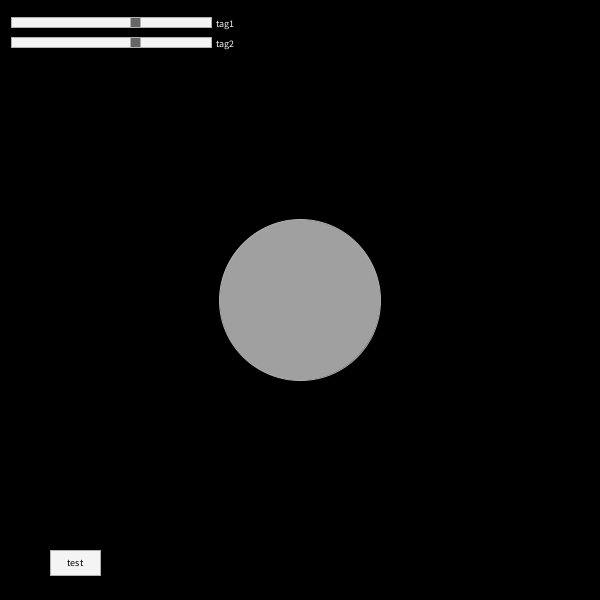
Frame 1 (no input)
Frame 60 (the mouse pressed at the canvas centre just before this capture): identical to frame 1, image omitted
Frame 120 (the mouse held since frame 60 and released just before this capture): identical to frame 1, image omitted

The Processing sketch that drew this single still picture (run headless with seeded random() and noise(); from frame 60 on, the mouse is pressed at the canvas centre):

// Processing sketch: ScrollBar_and_Button
// ── ScrollBar_and_Button.pde
ScrollBar sbar1,sbar2;

Button bt;
float eSize;
float eColor;

void setup() {
  size(600, 600);
  background(0);
  ui();
}

void ui() {
  sbar1 = new ScrollBar(11, 22, 200, 10, 0, 255, 160, "tag1");
  sbar1.setValue(161);//sbar1.randomize();
  sbar2 = new ScrollBar(11, 42, 200, 10, 0, 255, 160, "tag2");
  sbar2.setValue(161);//sbar1.randomize();
  
  bt = new Button(50, height - 50, 50, 25, "test");
}

void draw(){
  background(0);
  eSize = sbar1.update();
  eColor = sbar2.update();
  bt.update();
  fill(eColor);
  ellipse(width/2, height/2, eSize, eSize);
}

// ── Button.pde
//---------------------------------------------------------------
// file:     Button.pde
//           button class for handle button input
// class:    Button
//             Button       constructor
//             colorize     set button colors
//             update       update button state and draw button
//             mouseIsOver  check if mouse is over button
//             show         show button
//             hide         hide button
// modified: V1.0  2011-08-08
//           V1.1  2012-05-04  textColor added & corrections
//---------------------------------------------------------------
class Button{
  int locX, locY;      // left top position
  int dimX, dimY;      // dimension
  int midX, midY;      // center position
  color defaultColor   = color(244, 244, 244);  // light gray
  color frameColor     = color(177, 177, 177);  // gray 
  color selectColor    = color(255, 144, 0);  // orange 
  color highlightColor = color(200, 50, 60);  // wine red
  color textColor      = color(0, 0, 0);          // black
  boolean display      = true;    // draw button ?
  boolean active       = false;   // is mouse over button ?
  String txtLabel;

  //-------------------------------------------------------------
  // create a button
  //   int left, top;        left top button rectangle position
  //   int width, height;    button size
  //   String buttonText;    button text
  //-------------------------------------------------------------
  Button(int left, int top, int width, int height, String buttonText)  {
    locX = left;
    locY = top;
    dimX = width;
    dimY = height;
    midX = locX + width / 2;
    midY = locY + height/ 2;
    txtLabel = buttonText;
  }

  //-------------------
  // set button colors
  //-------------------
  void colorize(color bar, color select, color high, color textColor){
    defaultColor   = bar;
    selectColor    = select; 
    highlightColor = high;
    textColor      = textColor;
  }

  //-------------------------------------
  // update button state and draw button
  //-------------------------------------
  void update(){
    active = (mouseX > locX) && (mouseX < (locX + dimX))
      && (mouseY > locY) && (mouseY < (locY + dimY));
    if (display){
      noLights();
      if (active && mousePressed)  fill(selectColor);
      else                         fill(defaultColor);
      if (active)  stroke(highlightColor);
      else         stroke(frameColor);
      rectMode(CORNER);
      rect(locX, locY, dimX, dimY);
      fill(textColor);
      textAlign(CENTER, CENTER);
      text(txtLabel, locX, locY, dimX, dimY);
      textAlign(LEFT);
    }
  }

  //-------------------------------------
  // return true if mouse is over button
  //-------------------------------------
  boolean mouseIsOver(){ 
    return active;
  }

  //--------------------
  // draw button
  //--------------------
  void show(){ 
    display = true;
  }

  //--------------------
  // do not draw button
  //--------------------
  void hide(){ 
    display = false;
  }
}

// ── ScrollBar.pde
//---------------------------------------------------------------
// file:     ScrollBar.pde
//           horizontal scrollbar class for value input
// based on: http://processing.org/learning/topics/scrollbar.html
//
// class:    ScrollBar
//             ScrollBar   constructor
//             colorize     set all scrollbar colors
//             update       update scrollbar and return value
//             isMouseOver  check if mouse is over scrollbar
//             setValue     set current value
//             resetValue   set original start value
//             randomize    set random value between minValue and maxValue
//             position     return pixel position of slider
//             value        return current float value
//
// modified: v1.0  2011-03-03 initial release
//           v1.1  2012-03-23 return value at calling update()
//---------------------------------------------------------------

boolean globalLock = false;  // true if any scrollbar is locked

class ScrollBar{
  int xpos, ypos;         // x and y pixel position of bar
  int sbWidth, sbHeight;  // width and height of bar
  float spos, newspos;    // current and intended slider position
  int smin, smax, sRange;  // min,max & range pixel value of slider
  int loose = 8;          // how loose/heavy
  float vmin, vmax, vRange; // min,max & range values of slider
  float initValue;        // origin value
  boolean over = false;   // true if mouse is over the scrollbar
  boolean locked = false; // true if mouse button pressed
  color barColor       = color(244, 244, 244);  // light gray
  color frameOffColor  = color(177, 177, 177);  // gray 
  color frameOnColor   = color(255, 144, 0);  // orange
  color sliderOffColor = color(102, 102, 102);  // dark gray
  color sliderOnColor  = color(200, 50, 60);  // wine red
  
  String tag;

  //-------------------------------------------------------------
  // create horizontal scrollbar:
  //   xp,yp;               left top scrollbar position
  //   sWidth,sHeight;      scrollbar dimension
  //   minValue, maxValue;  value limits 
  //   startValue           slider start position, added resetValue
  //-------------------------------------------------------------
  ScrollBar (int xp, int yp, int sWidth, int sHeight, float minValue, float maxValue, float startValue, String st){
    sbWidth = max(40, sWidth);
    sbHeight = max(8, sHeight);
    xpos = max(0, xp);
    ypos = max(0, yp - sbHeight/2);
    spos = xpos + sbWidth/2 - sbHeight/2;
    newspos = spos;
    smin = xpos;
    smax = xpos + sbWidth - sbHeight;
    sRange = smax - smin - 1;
    vmin = minValue;
    vmax = maxValue;
    vRange = vmax - vmin;
    tag = st;
    initValue = constrain (startValue, vmin, vmax);
    setValue (initValue);
  }

  //-------------------------------------------------------------
  // set all scrollbar colors
  //-------------------------------------------------------------
  void colorize (color bar, color frameOff, color frameOn, color sliderOff, color sliderOn){
    barColor = bar;
    frameOffColor = frameOff;
    frameOnColor = frameOn;
    sliderOffColor = sliderOff;
    sliderOnColor = sliderOn;
  }

  //-------------------------------------------------------------
  // update slider position, draw scrollbar
  // and return current float value
  //-------------------------------------------------------------
  float update(){
    over = isMouseOver();
    if (!globalLock && mousePressed && over){ 
      locked = true;
      globalLock = true;
    }

    if (locked){ 
      newspos = constrain(mouseX-sbHeight/2, smin, smax);
      if (abs(newspos - spos) >= 0.1)
        spos = spos + (newspos - spos) / loose;
    }

    if (!mousePressed){ 
      locked = false;
      globalLock = false;
    }

    colorMode(RGB);
    // draw scrollbar
    fill (barColor);
    if (locked) stroke(frameOnColor);
    else        stroke(frameOffColor);
    rect(xpos, ypos, sbWidth, sbHeight); 
    textSize(sbHeight);
    text(tag, xpos + sbWidth + sbHeight/2, ypos + sbHeight);

    // draw slider
    if ((over && !globalLock)
      || locked) fill(sliderOnColor);
    else       fill(sliderOffColor);
    rect(spos, ypos, sbHeight, sbHeight); 
    fill(sliderOffColor);

    return value();
  }

  //-------------------------------------------------------------
  // check if mouse is over scrollbar
  //-------------------------------------------------------------
  boolean isMouseOver(){ 
    return (mouseX > xpos && mouseX < xpos+sbWidth && mouseY > ypos && mouseY < ypos+sbHeight);
  }

  //-------------------------------------------------------------
  // set current value
  //-------------------------------------------------------------
  void setValue (float value){
    value = constrain (value, vmin, vmax);
    spos = smin + sRange * (value-vmin) / vRange;
    newspos = spos;
  }

  //-------------------------------------------------------------
  // reset current value to origin value
  //-------------------------------------------------------------
  void resetValue(){ 
    setValue(initValue);
  }

  //-------------------------------------------------------------
  // set random value between minValue and maxValue
  //-------------------------------------------------------------
  void randomize(){ 
    setValue (vmin + random(vRange));
  }

  //-------------------------------------------------------------
  // return pixel position of slider
  //-------------------------------------------------------------
  int position(){ 
    return round(spos);
  }

  //-------------------------------------------------------------
  // return current float value (between minValue and maxValue)
  //-------------------------------------------------------------
  float value(){ 
    return vmin + vRange * (int(spos)-smin) / sRange;
  }
}

//-------------------------------------------------------------
// usage example
//-------------------------------------------------------------
ScrollBar aScrollbar;

void test(){
  aScrollbar = new ScrollBar(11, 22, width, height/2, 0, 255, 160, "tag");
  aScrollbar.setValue(161);
  aScrollbar.randomize();
  float fval = aScrollbar.update();
  int ival = int(aScrollbar.update());
}
